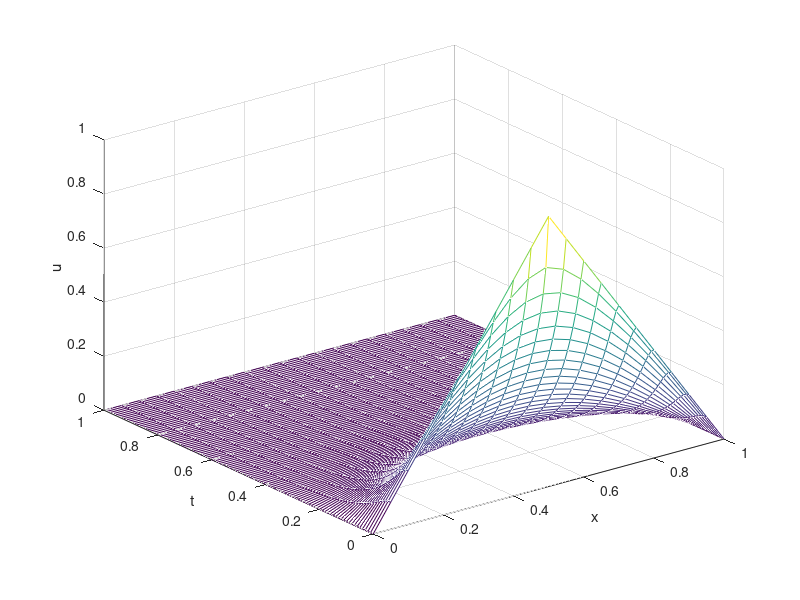
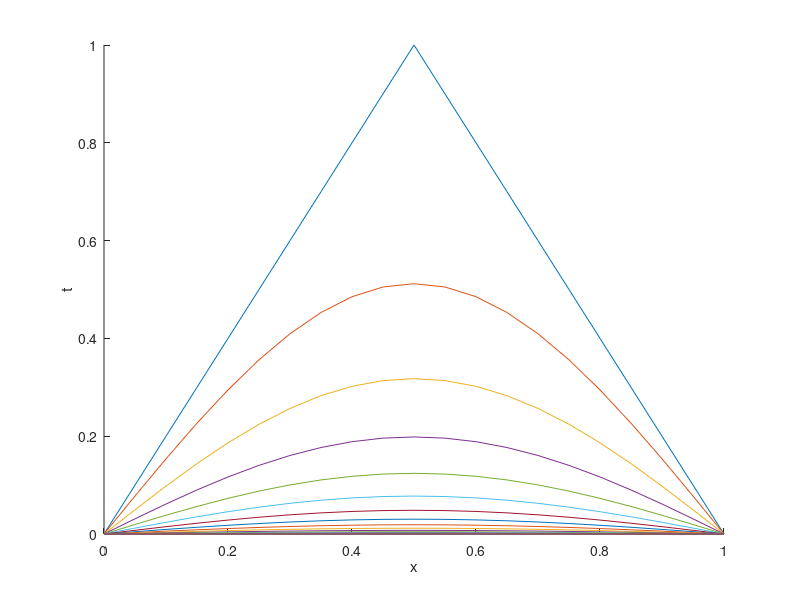

Write the MATLAB code that produced these figures, in order.
%%%%%%%%%%%%%%%%%%%%%%%%%%%%%%%%%%%%%%%%%%%%%%%%%%%%%%%%%%%%%%%%%%%%%%%%%%
% Author: 3Lemon2Orange (GitHub)
% About Explicit and Implicit scheme in 1D heat equation
%%%%%%%%%%%%%%%%%%%%%%%%%%%%%%%%%%%%%%%%%%%%%%%%%%%%%%%%%%%%%%%%%%%%%%%%%%

clear all
close all
format compact

starttime=cputime;

test=2; % 1-Explicit, 2-Inplicit

xmin=0;
xmax=1;
tstart=0;
tfinal=1;
N=20;
dx=(xmax-xmin)/N;
dt=0.01;

n=N+1;
m=(tfinal-tstart)/dt +1; 
c=dt/(dx^2); %gamma
x=[xmin:dx:xmax];
t=[tstart:dt:tfinal];
u=zeros(n,m);

%initial value
u(1,:)=zeros(1,m);
u(n,:)=zeros(1,m);

for i=2:N
    temp=(i-1)*dx;
    if temp <= 0.5
        u(i,1)=2*temp;
    else
        u(i,1)=2 - 2*temp;
    end
end

%Calculation
if test==1   %Explicit
    for k=1:m-1
        for j=2:N
            u(j,k+1)=(1-2*c)*u(j,k)+c*(u(j+1,k)+u(j-1,k));
        end
    end
end

if test==2   %Inplicit
    a=(1+2*c)*ones(N-1,1);
    b=-c*ones(N-1,1);
    A=spdiags([b a b],-1:1,N-1,N-1);
    A=full(A);
    for k=1:m-1
        v=A\u(2:n-1,k);
        u(2:n-1,k+1)=v;
    end
end

totalrunningtime=floor((cputime-starttime));
sprintf('Total running time is %d second(s)',totalrunningtime)

error=zeros(n,m);
if test==1
    for k=1:m-1
        for j=2:N
            error(j,k)=(u(j,k+1)-u(j,k))/dt - (u(j+1,k)-2*u(j,k)+u(j-1,k))/(dx)^2;
        end
    end
end

if test==2
    for k=1:m-1
        for j=2:N
            error(j,k+1)=(u(j,k+1)-u(j,k))/dt - (u(j+1,k+1)-2*u(j,k+1)+u(j-1,k+1))/(dx)^2;
        end
    end
end

if test==1
    figure(1)
    plot(x,u(:,1),x,u(:,2),x,u(:,3),x,u(:,4))
end

%plot mesh
figure(2)
mesh(x,t,u')
xlabel('x')
ylabel('t')
zlabel('u')

%plot different layers
figure(3)
for l=[1:5:m]
    hold on
    plot(x,u(:,l))
end
hold off
xlabel('x')
ylabel('t')

